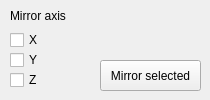
           <widget class="QWidget" name="page_7">
            <widget class="QLabel" name="label_22">
             <property name="geometry">
              <rect>
               <x>10</x>
               <y>0</y>
               <width>101</width>
               <height>31</height>
              </rect>
             </property>
             <property name="text">
              <string>Mirror axis</string>
             </property>
            </widget>
            <widget class="QToolButton" name="toolButton_32">
             <property name="geometry">
              <rect>
               <x>100</x>
               <y>60</y>
               <width>101</width>
               <height>31</height>
              </rect>
             </property>
             <property name="text">
              <string>Mirror selected</string>
             </property>
            </widget>
            <widget class="QCheckBox" name="checkBox_mirrorx">
             <property name="geometry">
              <rect>
               <x>10</x>
               <y>30</y>
               <width>81</width>
               <height>20</height>
              </rect>
             </property>
             <property name="text">
              <string>X</string>
             </property>
            </widget>
            <widget class="QCheckBox" name="checkBox_mirrory">
             <property name="geometry">
              <rect>
               <x>10</x>
               <y>50</y>
               <width>81</width>
               <height>20</height>
              </rect>
             </property>
             <property name="text">
              <string>Y</string>
             </property>
            </widget>
            <widget class="QCheckBox" name="checkBox_mirrorz">
             <property name="geometry">
              <rect>
               <x>10</x>
               <y>70</y>
               <width>81</width>
               <height>20</height>
              </rect>
             </property>
             <property name="text">
              <string>Z</string>
             </property>
            </widget>
           </widget>
